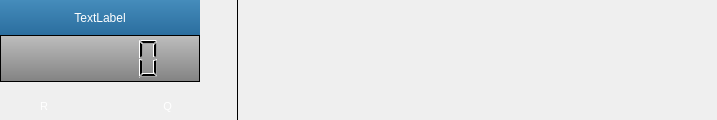
<?xml version="1.0" encoding="UTF-8"?>
<ui version="4.0">
 <class>MotionBase</class>
 <widget class="QWidget" name="MotionBase">
  <property name="geometry">
   <rect>
    <x>0</x>
    <y>0</y>
    <width>717</width>
    <height>120</height>
   </rect>
  </property>
  <property name="sizePolicy">
   <sizepolicy hsizetype="Preferred" vsizetype="MinimumExpanding">
    <horstretch>0</horstretch>
    <verstretch>0</verstretch>
   </sizepolicy>
  </property>
  <property name="minimumSize">
   <size>
    <width>400</width>
    <height>120</height>
   </size>
  </property>
  <property name="maximumSize">
   <size>
    <width>16777215</width>
    <height>16777215</height>
   </size>
  </property>
  <property name="baseSize">
   <size>
    <width>400</width>
    <height>120</height>
   </size>
  </property>
  <property name="windowTitle">
   <string>Form</string>
  </property>
  <property name="styleSheet">
   <string notr="true">#trackDivFrame {
border-image: url(:/core/track-div-back.png);
border: 0px transparent;
}

#MotionBase {
padding:0px;
margin:0px;
}

#dispLCD {
border-image: url(:/core/axis-dist-bg.png);
border: 0px transparent;
margin: 3px;
}

#dispLCDFrame {

background-color: qlineargradient(spread:pad, x1:0, y1:0, x2:0, y2:1, stop:0 rgba(190, 190, 190, 255), stop:1 rgba(130, 130, 130, 255));
margin:0px;
}

#nameLabel {

background-color:qlineargradient(spread:pad, x1:0, y1:0, x2:0, y2:1, stop:0 rgba(69, 140, 187, 255), stop:1 rgba(43, 110, 159, 255));
color: white;
margin:0px;
}

#easeButton {
color:white;
text-align:right;
padding-top:10%;
padding-right:3%;
border-image: url(:/core/accel-but-normal.png);
border: 0px transparent;
}

#easeButton:pressed {
border-image: url(:/core/accel-but-pressed.png);
}

#muteButton {
border-image: url(:/core/mute-but-normal.png);
border: 0px transparent;
}

#muteButton:pressed {
border-image: url(:/core/mute-but-pressed.png);
}


#resButton {
color:white;
text-align:right;
padding-top:10%;
padding-right:3%;
border-image: url(:/core/res-but-normal.png);
border: 0px transparent;
}

#resButton:pressed {
border-image: url(:/core/res-but-pressed.png);
}

#scaleButton {
border-image: url(:/core/scale-but-normal.png);
border: 0px transparent;
}

#scaleButton:pressed {
border-image: url(:/core/scale-but-pressed.png);
}

#motionSepLine {

padding:0px;
margin:0px;
}


</string>
  </property>
  <layout class="QVBoxLayout" name="verticalLayout_2">
   <property name="spacing">
    <number>0</number>
   </property>
   <property name="margin">
    <number>0</number>
   </property>
   <item>
    <layout class="QGridLayout" name="gridLayout">
     <property name="spacing">
      <number>0</number>
     </property>
     <item row="0" column="0" rowspan="2">
      <layout class="QVBoxLayout" name="verticalLayout">
       <property name="spacing">
        <number>0</number>
       </property>
       <item>
        <spacer name="horizontalSpacer">
         <property name="orientation">
          <enum>Qt::Horizontal</enum>
         </property>
         <property name="sizeType">
          <enum>QSizePolicy::Fixed</enum>
         </property>
         <property name="sizeHint" stdset="0">
          <size>
           <width>200</width>
           <height>0</height>
          </size>
         </property>
        </spacer>
       </item>
       <item>
        <widget class="QLabel" name="nameLabel">
         <property name="sizePolicy">
          <sizepolicy hsizetype="Expanding" vsizetype="Expanding">
           <horstretch>0</horstretch>
           <verstretch>0</verstretch>
          </sizepolicy>
         </property>
         <property name="minimumSize">
          <size>
           <width>0</width>
           <height>20</height>
          </size>
         </property>
         <property name="maximumSize">
          <size>
           <width>200</width>
           <height>35</height>
          </size>
         </property>
         <property name="text">
          <string>TextLabel</string>
         </property>
         <property name="alignment">
          <set>Qt::AlignCenter</set>
         </property>
        </widget>
       </item>
       <item>
        <widget class="QFrame" name="dispLCDFrame">
         <property name="maximumSize">
          <size>
           <width>200</width>
           <height>16777215</height>
          </size>
         </property>
         <property name="frameShape">
          <enum>QFrame::StyledPanel</enum>
         </property>
         <property name="frameShadow">
          <enum>QFrame::Raised</enum>
         </property>
         <layout class="QGridLayout" name="gridLayout_2">
          <property name="margin">
           <number>0</number>
          </property>
          <property name="spacing">
           <number>0</number>
          </property>
          <item row="0" column="0">
           <widget class="QLCDNumber" name="dispLCD">
            <property name="sizePolicy">
             <sizepolicy hsizetype="Expanding" vsizetype="MinimumExpanding">
              <horstretch>0</horstretch>
              <verstretch>0</verstretch>
             </sizepolicy>
            </property>
            <property name="minimumSize">
             <size>
              <width>0</width>
              <height>15</height>
             </size>
            </property>
            <property name="maximumSize">
             <size>
              <width>200</width>
              <height>80</height>
             </size>
            </property>
            <property name="font">
             <font>
              <pointsize>8</pointsize>
             </font>
            </property>
            <property name="smallDecimalPoint">
             <bool>true</bool>
            </property>
           </widget>
          </item>
         </layout>
        </widget>
       </item>
       <item>
        <layout class="QHBoxLayout" name="butHorizLayout">
         <property name="spacing">
          <number>11</number>
         </property>
         <item>
          <widget class="QPushButton" name="resButton">
           <property name="sizePolicy">
            <sizepolicy hsizetype="Preferred" vsizetype="Preferred">
             <horstretch>0</horstretch>
             <verstretch>0</verstretch>
            </sizepolicy>
           </property>
           <property name="minimumSize">
            <size>
             <width>51</width>
             <height>38</height>
            </size>
           </property>
           <property name="maximumSize">
            <size>
             <width>51</width>
             <height>38</height>
            </size>
           </property>
           <property name="sizeIncrement">
            <size>
             <width>1</width>
             <height>1</height>
            </size>
           </property>
           <property name="baseSize">
            <size>
             <width>51</width>
             <height>38</height>
            </size>
           </property>
           <property name="font">
            <font>
             <family>MS Sans Serif</family>
             <pointsize>8</pointsize>
            </font>
           </property>
           <property name="toolTip">
            <string>Resolution</string>
           </property>
           <property name="text">
            <string>R</string>
           </property>
          </widget>
         </item>
         <item>
          <widget class="QPushButton" name="scaleButton">
           <property name="sizePolicy">
            <sizepolicy hsizetype="Preferred" vsizetype="Preferred">
             <horstretch>0</horstretch>
             <verstretch>0</verstretch>
            </sizepolicy>
           </property>
           <property name="minimumSize">
            <size>
             <width>51</width>
             <height>38</height>
            </size>
           </property>
           <property name="maximumSize">
            <size>
             <width>51</width>
             <height>38</height>
            </size>
           </property>
           <property name="sizeIncrement">
            <size>
             <width>0</width>
             <height>0</height>
            </size>
           </property>
           <property name="baseSize">
            <size>
             <width>51</width>
             <height>38</height>
            </size>
           </property>
           <property name="font">
            <font>
             <family>Courier</family>
             <pointsize>6</pointsize>
            </font>
           </property>
           <property name="toolTip">
            <string>Display</string>
           </property>
           <property name="text">
            <string/>
           </property>
          </widget>
         </item>
         <item>
          <widget class="QPushButton" name="easeButton">
           <property name="sizePolicy">
            <sizepolicy hsizetype="Preferred" vsizetype="Preferred">
             <horstretch>0</horstretch>
             <verstretch>0</verstretch>
            </sizepolicy>
           </property>
           <property name="minimumSize">
            <size>
             <width>51</width>
             <height>38</height>
            </size>
           </property>
           <property name="maximumSize">
            <size>
             <width>51</width>
             <height>38</height>
            </size>
           </property>
           <property name="baseSize">
            <size>
             <width>51</width>
             <height>38</height>
            </size>
           </property>
           <property name="font">
            <font>
             <family>MS Sans Serif</family>
             <pointsize>8</pointsize>
            </font>
           </property>
           <property name="toolTip">
            <string>Curve</string>
           </property>
           <property name="text">
            <string>Q</string>
           </property>
          </widget>
         </item>
         <item>
          <widget class="QPushButton" name="muteButton">
           <property name="minimumSize">
            <size>
             <width>51</width>
             <height>38</height>
            </size>
           </property>
           <property name="maximumSize">
            <size>
             <width>51</width>
             <height>38</height>
            </size>
           </property>
           <property name="baseSize">
            <size>
             <width>51</width>
             <height>38</height>
            </size>
           </property>
           <property name="font">
            <font>
             <family>Courier</family>
             <pointsize>6</pointsize>
            </font>
           </property>
           <property name="toolTip">
            <string>Mute</string>
           </property>
           <property name="text">
            <string/>
           </property>
          </widget>
         </item>
        </layout>
       </item>
      </layout>
     </item>
     <item row="0" column="1" rowspan="2">
      <widget class="Line" name="motionSepLine">
       <property name="sizePolicy">
        <sizepolicy hsizetype="Maximum" vsizetype="Minimum">
         <horstretch>0</horstretch>
         <verstretch>0</verstretch>
        </sizepolicy>
       </property>
       <property name="minimumSize">
        <size>
         <width>1</width>
         <height>0</height>
        </size>
       </property>
       <property name="maximumSize">
        <size>
         <width>1</width>
         <height>16777215</height>
        </size>
       </property>
       <property name="frameShadow">
        <enum>QFrame::Plain</enum>
       </property>
       <property name="lineWidth">
        <number>1</number>
       </property>
       <property name="orientation">
        <enum>Qt::Vertical</enum>
       </property>
      </widget>
     </item>
     <item row="1" column="2">
      <widget class="QFrame" name="trackDivFrame">
       <property name="sizePolicy">
        <sizepolicy hsizetype="Expanding" vsizetype="Expanding">
         <horstretch>0</horstretch>
         <verstretch>0</verstretch>
        </sizepolicy>
       </property>
       <property name="minimumSize">
        <size>
         <width>0</width>
         <height>16</height>
        </size>
       </property>
       <property name="maximumSize">
        <size>
         <width>16777215</width>
         <height>20</height>
        </size>
       </property>
       <property name="frameShape">
        <enum>QFrame::NoFrame</enum>
       </property>
       <property name="frameShadow">
        <enum>QFrame::Raised</enum>
       </property>
      </widget>
     </item>
    </layout>
   </item>
  </layout>
  <zorder>dispLCDFrame</zorder>
  <zorder>dispLCDFrame</zorder>
  <zorder>dispLCDFrame</zorder>
  <zorder>nameLabel</zorder>
  <zorder>dispLCD</zorder>
 </widget>
 <resources/>
 <connections/>
</ui>
